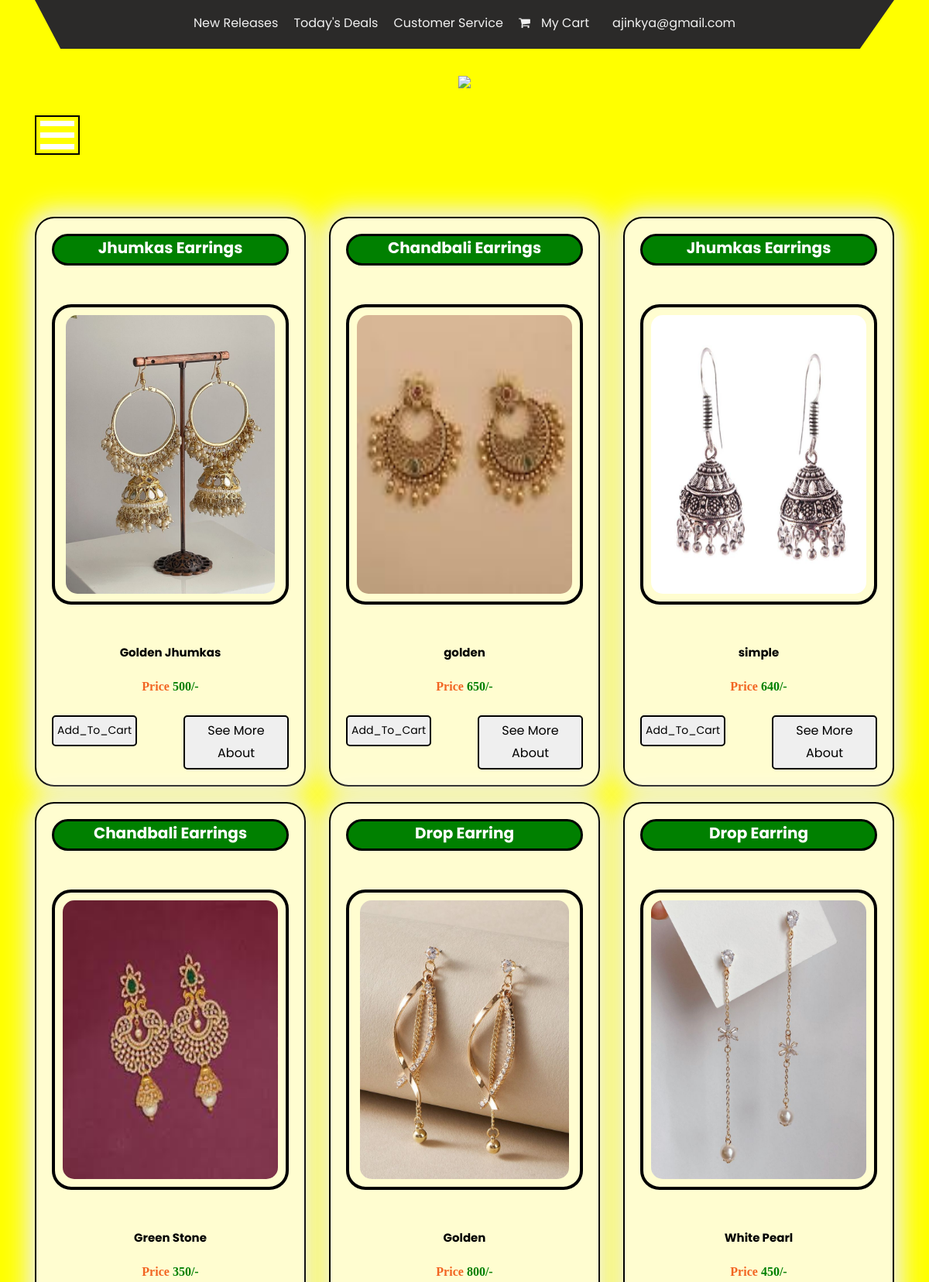
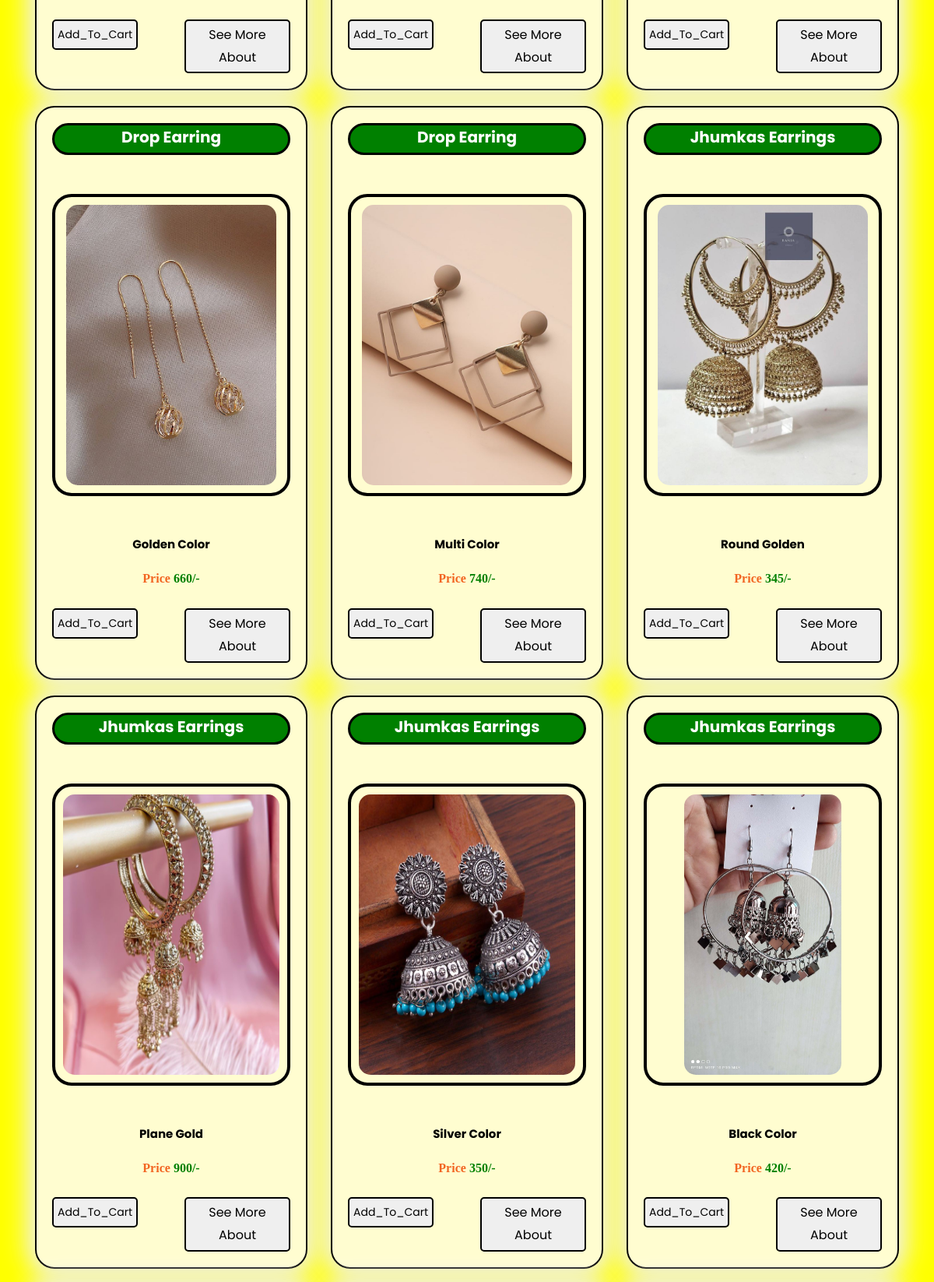
Screenshot of /jewellery (signed in, upper part) with the database file from the repository (2 pictures, top to bottom).
### swadeshimart/models.py (models this page shows)
class product_upload_database(models.Model):
    product_name=models.CharField(max_length=30)
    product_price=models.CharField(max_length=5)
    product_description=models.CharField(max_length=100)
    index_photo=models.FileField(upload_to="index_photo")
    left_side_photo=models.FileField(upload_to="left_side_photo")
    right_side_photo=models.FileField(upload_to="right_side_photo")
    up_photo=models.FileField(upload_to="up_photo")
    down_photo=models.FileField(upload_to="down_photo")
    product_for=models.CharField(max_length=30)
    product_type=models.CharField(max_length=30)
    seller_id=models.CharField(max_length=50,default="seller@gmail.com")

### swadeshimart/views.py (the view)
# urls.py: path('jewellery',views.jewellery,name="jewellery"),
def jewellery(request):
    product=product_upload_database.objects.filter(product_type="Jewellery")
    return render(request,"second.html",{'product':product})

### templates/second.html (shortened to what this page needs)
{% load static %}
<!DOCTYPE html>
<html lang="en">
   <head>
      <link rel="stylesheet" type="text/css" href="{% static 'css/bootstrap.min.css' %}">
      <link rel="stylesheet" type="text/css" href="{% static 'css/style.css' %}">
      <link rel="stylesheet" href="{% static 'css/responsive.css' %}">
      <link rel="stylesheet" href="{% static 'css/jquery.mCustomScrollbar.min.css' %}">
      <link rel="stylesheet" href="https://netdna.bootstrapcdn.com/font-awesome/4.0.3/css/font-awesome.css">
      <link rel="stylesheet" type="text/css" href="https://stackpath.bootstrapcdn.com/font-awesome/4.7.0/css/font-awesome.min.css">
      <link rel="stylesheet" href="{% static 'css/owl.carousel.min.css'%}">
      <link rel="stylesheet" href="https://cdnjs.cloudflare.com/ajax/libs/fancybox/2.1.5/jquery.fancybox.min.css" media="screen">
   </head>
   <body style="background:yellow;">
      <div class="banner_bg_main" style="background:yellow">
         <div class="container">
            <div class="header_section_top">
               <div class="row">
                  <div class="col-sm-12">
                     <div class="custom_menu">
                        <ul>
                           <li><a href="new_release">New Releases</a></li>
                           <li><a href="#">Today's Deals</a></li>
                           <li><a href="customer_service">Customer Service</a></li>
                           <li><a href="personal_cart">
                              <i class="fa fa-shopping-cart" aria-hidden="true"></i>
                              <span class="padding_10"> My Cart</span></a>
                           </li>
                           {% if request.session.username %}
                              <li><a href="personal_info">
                                 <span class="padding_10">{{request.session.username}}</span></a>
                              </li>
                           {% else %}
                           <li><a href="login_index">
                              <i class="fa fa-user" aria-hidden="true"></i>
                                 <span class="padding_10">Login</span></a>
                              </li>
                          {% endif %}
                        </ul>
                     </div>
                  </div>
               </div>
            </div>
         </div>
         <div class="logo_section">
            <div class="container">
               <div class="row">
                  <div class="col-sm-12">
                     <div class="logo"><a href="index.html"><img style="height:50px;weidth:10px" src="{% static 'images/logo_swadeshi_mart.ico' %}"></a></div>
                  </div>
               </div>
            </div>
         </div>
         <div class="header_section">
            <div class="container">
               <div class="containt_main">
                  <span class="toggle_icon" onclick="openNav()"><img style="border:2px solid black;padding:5px;" src="{% static 'images/toggle-icon.png' %}"></span>
                  <div class="main">
                  </div>
                  <div class="header_box">
                  </div>
               </div>
            </div>
         </div>
      </div>
      <div class="fashion_section">
                  <div class="container">
                     <br><br>
                     <div class="fashion_section_2">
                        <div class="row">
                        {% for i in product %}
                            <div class="col-lg-4 col-sm-4" style="border-radius:25px;" >
                                <div class="box_main" style="border:2px solid black;border-radius:25px;background:rgb(255, 253, 208)">
                                   <h4 class="shirt_text" style="background-color:green;border-radius:50px;border:3px solid black;color:white">{{i.product_name}}</h4>
                                   <div class="tshirt_img" style="border:4px solid black;border-radius:25px"><img class="image_size" style="border-radius:25px;padding:10px;"  src="{{i.index_photo.url}}" ></div>
                                   <p style="text-align:center;font-weight:bold;color:black">{{i.product_description}}</P>
                                   <p class="price_text" style="font-family:Berlin Sans FB Demi;font-weight:bold">Price <span style="color: green;"><b>{{i.product_price}}/-</b></span></p><br>
                                   <div class="btn_main">
                                    <form action="cart" method="post" enctype="multipart/form-data">
                                       <div class="buy_bt" style="margin-left:px"><button type="submit" style="border:2px solid black;padding:5px;border-radius:5px">Add_To_Cart</button></div>
                                    </form>
                                      <div class="buy_bt" style="margin-left:60px"><a href="product_details_view?id={{i.id}}"><button type="button" style="border:2px solid black;padding:4px;border-radius:5px">See More About</button></a></div>
                                   </div>
                                </div>
                             </div>
                        {% endfor %}
                         </div>
                     </div>
                  </div>
      </div>
   </body>
</html>

### static/css/style.css (style rules this page uses)
* { box-sizing: border-box !important; transition: ease all 0.5s; }
html { scroll-behavior: smooth; overflow-x: hidden; }
body { color: #666666; font-size: 14px; line-height: 1.80857; font-weight: normal; overflow-x: hidden; font-family: 'Poppins', sans-serif; }
a { color: #1f1f1f; text-decoration: none !important; outline: none !important; -webkit-transition: all .3s ease-in-out; -moz-transition: all .3s ease-in-out; -ms-transition: all .3s ease-in-out; -o-transition: all .3s ease-in-out; transition: all .3s ease-in-out; }
h1, h2, h3, h4, h5, h6 { letter-spacing: 0; font-weight: normal; position: relative; padding: 0 0 10px 0; font-weight: normal; line-height: normal; color: #111111; margin: 0 }
h4 { font-size: 16px }
*, *::after, *::before { -webkit-box-sizing: border-box; -moz-box-sizing: border-box; box-sizing: border-box; }
ul, li, ol { margin: 0px; padding: 0px; list-style: none; }
p { margin: 20px; font-weight: 300; font-size: 15px; line-height: 24px; }
a { color: #222222; text-decoration: none; outline: none !important; }
a, .btn { text-decoration: none !important; outline: none !important; -webkit-transition: all .3s ease-in-out; -moz-transition: all .3s ease-in-out; -ms-transition: all .3s ease-in-out; -o-transition: all .3s ease-in-out; transition: all .3s ease-in-out; }
img { max-width: 100%; height: auto; }
button { border: 0; margin: 0; padding: 0; cursor: pointer; }
.banner_bg_main { width: 100%; float: left; background-image: url(../images/banner-bg.png); height: auto; background-size: 100%; background-repeat: no-repeat; }
.header_section_top { width: 100%; float: left; background-color: #2b2a29; clip-path: polygon(0 0, 100% 0, 96% 100%, 3% 100%); height: auto; padding: 10px 0px; }
.custom_menu { width: 100%; margin: 0 auto; text-align: center; }
.custom_menu ul { margin: 0px; padding: 0px; display: inline-block; }
.custom_menu li { float: left; font-size: 16px; color: #f1f1f1; padding: 6px 10px 0px 10px; }
.custom_menu li a { color: #f1f1f1; }
.logo_section { width: 100%; float: left; }
.logo { width: 100%; float: left; text-align: center; padding: 30px 0px; }
.header_section { width: 100%; display: flex; }
.containt_main { display: flex; }
.toggle_icon { cursor: pointer; color: #ffffff; order: 2; }
.header_box { order: 2; display: flex; }
.main { flex: 1; margin: 0px 30px; display: inline-block; order: 2; }
.padding_10 { padding-left: 10px; }
.fashion_section { width: 100%; float: left; padding-bottom: 150px; }
.fashion_section_2 { width: 100%; margin-top: 30px; }
.box_main { width: 100%; background-color: #ffffff; height: auto; padding: 20px; box-shadow: 0px 0 30px 10px #f0f0f0; margin-bottom: 20px; }
.shirt_text { width: 100%; font-size: 20px; color: #30302e; text-align: center; font-weight: bold; padding-bottom: 5px; }
.price_text { width: 100%; font-size: 16px; color: #f26522; text-align: center; margin: 0px; }
.tshirt_img { width: 100%; text-align: center; margin: 50px 0px; min-height: 370px; }
.btn_main { width: 100%; display: flex; }
.buy_bt { float: left; width: 100%; }
.buy_bt a { width: 100%; font-size: 16px; color: #f26522; background-color: transparent; text-align: right; font-weight: bold; }

### templates/second.html (style rules this page uses)
.image_size { height:380px; }

### rows the page displays
product_upload_database: product_name "Jhumkas Earrings", index_photo (picture), product_description "Golden Jhumkas", product_price "500"
product_upload_database: product_name "Chandbali Earrings", index_photo (picture), product_description "golden", product_price "650"
product_upload_database: product_name "Jhumkas Earrings", index_photo (picture), product_description "simple", product_price "640"
product_upload_database: product_name "Chandbali Earrings", index_photo (picture), product_description "Green Stone", product_price "350"
product_upload_database: product_name "Drop Earring", index_photo (picture), product_description "Golden", product_price "800"
product_upload_database: product_name "Drop Earring", index_photo (picture), product_description "White Pearl", product_price "450"
product_upload_database: product_name "Drop Earring", index_photo (picture), product_description "Golden Color", product_price "660"
product_upload_database: product_name "Drop Earring", index_photo (picture), product_description "Multi Color", product_price "740"
product_upload_database: product_name "Jhumkas Earrings", index_photo (picture), product_description "Round Golden", product_price "345"
product_upload_database: product_name "Jhumkas Earrings", index_photo (picture), product_description "Plane Gold", product_price "900"
product_upload_database: product_name "Jhumkas Earrings", index_photo (picture), product_description "Silver Color", product_price "350"
product_upload_database: product_name "Jhumkas Earrings", index_photo (picture), product_description "Black Color", product_price "420"

### other values shown
{{ request.session.username }} "ajinkya@gmail.com"
